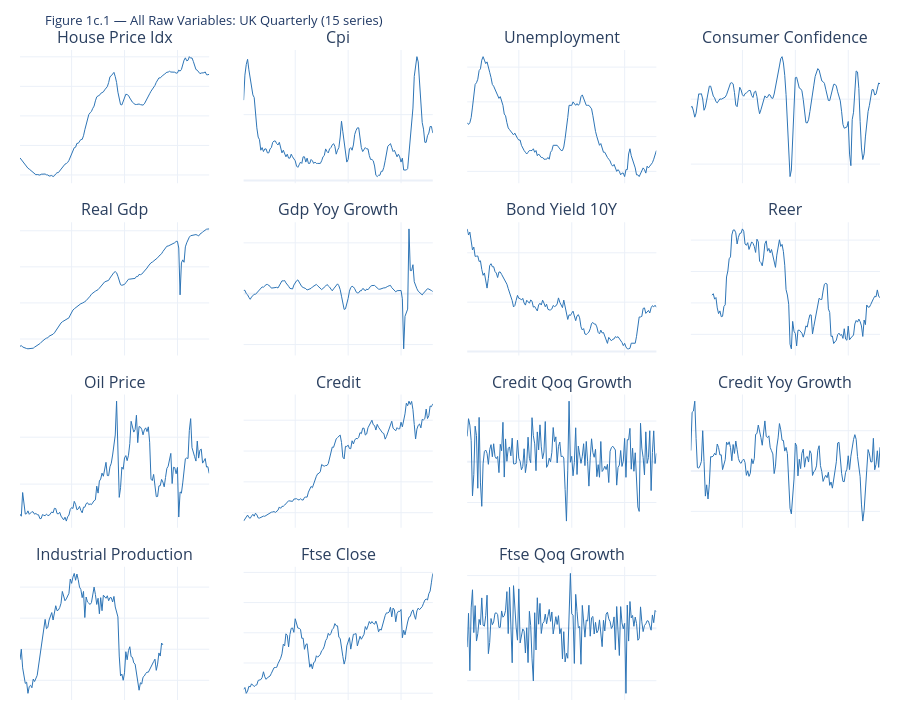

The notebook cell saved with this chart:
### Markdown cell above
### 1c — UK Quarterly

**Note:** No UK aggregate default series is available at quarterly frequency back to 1990.
Reference only — not carried forward into modelling (see Report §2.1).

### Code cell
TARGET_UKQ    = None
PREFIX_UKQ    = 'uk_'
RECESSIONS_UKQ = RECESSIONS_UK

raw_ukq = pd.read_csv(PATHS['UK_Q'], index_col=0, parse_dates=True)
raw_ukq.index = pd.DatetimeIndex(raw_ukq.index).to_period('Q').to_timestamp('Q')
raw_ukq = raw_ukq.sort_index()
df_ukq  = raw_ukq.loc[WINDOW_START:].copy()

print(f'Shape: {df_ukq.shape}  |  {df_ukq.index.min().date()} to {df_ukq.index.max().date()}')
print(f'Columns ({df_ukq.shape[1]}): {df_ukq.columns.tolist()}')

completeness = pd.DataFrame({
    'Non-null':    df_ukq.notna().sum(),
    'Missing':     df_ukq.isna().sum(),
    'Missing (%)': (df_ukq.isna().sum() / len(df_ukq) * 100).round(1),
    'First valid': df_ukq.apply(lambda s: (
        f'{s.first_valid_index().year}-Q{s.first_valid_index().quarter}'
        if s.first_valid_index() is not None else None)),
    'Last valid':  df_ukq.apply(lambda s: (
        f'{s.last_valid_index().year}-Q{s.last_valid_index().quarter}'
        if s.last_valid_index() is not None else None)),
})
display(completeness.style
        .map(c_missing, subset=['Missing (%)'])
        .format({'Missing (%)': '{:.1f}'})
        .set_caption('Table 1c.1 — Completeness: UK Quarterly (raw dataset)'))

raw_cols = list(raw_ukq.columns)
ncols = 4
nrows = int(np.ceil(len(raw_cols) / ncols))
fig2 = make_subplots(
    rows=nrows, cols=ncols,
    subplot_titles=[v.replace('uk_', '').replace('_', ' ').title() for v in raw_cols],
    vertical_spacing=0.06, horizontal_spacing=0.04)
for i, var in enumerate(raw_cols):
    r, c = i // ncols + 1, i % ncols + 1
    fig2.add_trace(go.Scatter(
        x=df_ukq.index, y=df_ukq[var], mode='lines',
        line=dict(color=BLUE, width=1.0), showlegend=False), row=r, col=c)
fig2.update_xaxes(showticklabels=False)
fig2.update_yaxes(showticklabels=False)
fig2.update_layout(
    title=dict(text=f'Figure 1c.1 — All Raw Variables: UK Quarterly ({len(raw_cols)} series)',
               font=dict(size=13, color=NAVY)),
    template=TEMPLATE, height=nrows * 180,
    margin=dict(t=50, b=20, l=20, r=20))
fig2.show()

### Figure 1 — Plotly figure (JSON) as saved in the notebook; plotly's stock layout.template omitted (floating-point values rounded to 4 significant figures; data arrays with more than 128 entries replaced by an {"elided": "..."} marker saying what was removed)
{"data": [{"line": {"color": "#2E75B6", "width": 1}, "mode": "lines", "showlegend": false, "type": "scatter", "x": {"elided": "144 str values"}, "xaxis": "x", "y": {"elided": "144 float values"}, "yaxis": "y"}, {"line": {"color": "#2E75B6", "width": 1}, "mode": "lines", "showlegend": false, "type": "scatter", "x": {"elided": "144 str values"}, "xaxis": "x2", "y": {"elided": "144 float values"}, "yaxis": "y2"}, {"line": {"color": "#2E75B6", "width": 1}, "mode": "lines", "showlegend": false, "type": "scatter", "x": {"elided": "144 str values"}, "xaxis": "x3", "y": {"elided": "144 float values"}, "yaxis": "y3"}, {"line": {"color": "#2E75B6", "width": 1}, "mode": "lines", "showlegend": false, "type": "scatter", "x": {"elided": "144 str values"}, "xaxis": "x4", "y": {"elided": "144 float values"}, "yaxis": "y4"}, {"line": {"color": "#2E75B6", "width": 1}, "mode": "lines", "showlegend": false, "type": "scatter", "x": {"elided": "144 str values"}, "xaxis": "x5", "y": {"elided": "144 float values"}, "yaxis": "y5"}, {"line": {"color": "#2E75B6", "width": 1}, "mode": "lines", "showlegend": false, "type": "scatter", "x": {"elided": "144 str values"}, "xaxis": "x6", "y": {"elided": "144 float values"}, "yaxis": "y6"}, {"line": {"color": "#2E75B6", "width": 1}, "mode": "lines", "showlegend": false, "type": "scatter", "x": {"elided": "144 str values"}, "xaxis": "x7", "y": {"elided": "144 float values"}, "yaxis": "y7"}, {"line": {"color": "#2E75B6", "width": 1}, "mode": "lines", "showlegend": false, "type": "scatter", "x": {"elided": "144 str values"}, "xaxis": "x8", "y": {"elided": "144 float values"}, "yaxis": "y8"}, {"line": {"color": "#2E75B6", "width": 1}, "mode": "lines", "showlegend": false, "type": "scatter", "x": {"elided": "144 str values"}, "xaxis": "x9", "y": {"elided": "144 float values"}, "yaxis": "y9"}, {"line": {"color": "#2E75B6", "width": 1}, "mode": "lines", "showlegend": false, "type": "scatter", "x": {"elided": "144 str values"}, "xaxis": "x10", "y": {"elided": "144 float values"}, "yaxis": "y10"}, {"line": {"color": "#2E75B6", "width": 1}, "mode": "lines", "showlegend": false, "type": "scatter", "x": {"elided": "144 str values"}, "xaxis": "x11", "y": {"elided": "144 float values"}, "yaxis": "y11"}, {"line": {"color": "#2E75B6", "width": 1}, "mode": "lines", "showlegend": false, "type": "scatter", "x": {"elided": "144 str values"}, "xaxis": "x12", "y": {"elided": "144 float values"}, "yaxis": "y12"}, {"line": {"color": "#2E75B6", "width": 1}, "mode": "lines", "showlegend": false, "type": "scatter", "x": {"elided": "144 str values"}, "xaxis": "x13", "y": {"elided": "144 float values"}, "yaxis": "y13"}, {"line": {"color": "#2E75B6", "width": 1}, "mode": "lines", "showlegend": false, "type": "scatter", "x": {"elided": "144 str values"}, "xaxis": "x14", "y": {"elided": "144 float values"}, "yaxis": "y14"}, {"line": {"color": "#2E75B6", "width": 1}, "mode": "lines", "showlegend": false, "type": "scatter", "x": {"elided": "144 str values"}, "xaxis": "x15", "y": {"elided": "144 float values"}, "yaxis": "y15"}], "layout": {"annotations": [{"font": {"size": 16}, "showarrow": false, "text": "House Price Idx", "x": 0.11, "xanchor": "center", "xref": "paper", "y": 1, "yanchor": "bottom", "yref": "paper"}, {"font": {"size": 16}, "showarrow": false, "text": "Cpi", "x": 0.37, "xanchor": "center", "xref": "paper", "y": 1, "yanchor": "bottom", "yref": "paper"}, {"font": {"size": 16}, "showarrow": false, "text": "Unemployment", "x": 0.63, "xanchor": "center", "xref": "paper", "y": 1, "yanchor": "bottom", "yref": "paper"}, {"font": {"size": 16}, "showarrow": false, "text": "Consumer Confidence", "x": 0.89, "xanchor": "center", "xref": "paper", "y": 1, "yanchor": "bottom", "yref": "paper"}, {"font": {"size": 16}, "showarrow": false, "text": "Real Gdp", "x": 0.11, "xanchor": "center", "xref": "paper", "y": 0.735, "yanchor": "bottom", "yref": "paper"}, {"font": {"size": 16}, "showarrow": false, "text": "Gdp Yoy Growth", "x": 0.37, "xanchor": "center", "xref": "paper", "y": 0.735, "yanchor": "bottom", "yref": "paper"}, {"font": {"size": 16}, "showarrow": false, "text": "Bond Yield 10Y", "x": 0.63, "xanchor": "center", "xref": "paper", "y": 0.735, "yanchor": "bottom", "yref": "paper"}, {"font": {"size": 16}, "showarrow": false, "text": "Reer", "x": 0.89, "xanchor": "center", "xref": "paper", "y": 0.735, "yanchor": "bottom", "yref": "paper"}, {"font": {"size": 16}, "showarrow": false, "text": "Oil Price", "x": 0.11, "xanchor": "center", "xref": "paper", "y": 0.47, "yanchor": "bottom", "yref": "paper"}, {"font": {"size": 16}, "showarrow": false, "text": "Credit", "x": 0.37, "xanchor": "center", "xref": "paper", "y": 0.47, "yanchor": "bottom", "yref": "paper"}, {"font": {"size": 16}, "showarrow": false, "text": "Credit Qoq Growth", "x": 0.63, "xanchor": "center", "xref": "paper", "y": 0.47, "yanchor": "bottom", "yref": "paper"}, {"font": {"size": 16}, "showarrow": false, "text": "Credit Yoy Growth", "x": 0.89, "xanchor": "center", "xref": "paper", "y": 0.47, "yanchor": "bottom", "yref": "paper"}, {"font": {"size": 16}, "showarrow": false, "text": "Industrial Production", "x": 0.11, "xanchor": "center", "xref": "paper", "y": 0.205, "yanchor": "bottom", "yref": "paper"}, {"font": {"size": 16}, "showarrow": false, "text": "Ftse Close", "x": 0.37, "xanchor": "center", "xref": "paper", "y": 0.205, "yanchor": "bottom", "yref": "paper"}, {"font": {"size": 16}, "showarrow": false, "text": "Ftse Qoq Growth", "x": 0.63, "xanchor": "center", "xref": "paper", "y": 0.205, "yanchor": "bottom", "yref": "paper"}], "height": 720, "margin": {"b": 20, "l": 20, "r": 20, "t": 50}, "title": {"font": {"color": "#1F3864", "size": 13}, "text": "Figure 1c.1 — All Raw Variables: UK Quarterly (15 series)"}, "xaxis": {"anchor": "y", "domain": [0, 0.22], "showticklabels": false}, "xaxis10": {"anchor": "y10", "domain": [0.26, 0.48], "showticklabels": false}, "xaxis11": {"anchor": "y11", "domain": [0.52, 0.74], "showticklabels": false}, "xaxis12": {"anchor": "y12", "domain": [0.78, 1], "showticklabels": false}, "xaxis13": {"anchor": "y13", "domain": [0, 0.22], "showticklabels": false}, "xaxis14": {"anchor": "y14", "domain": [0.26, 0.48], "showticklabels": false}, "xaxis15": {"anchor": "y15", "domain": [0.52, 0.74], "showticklabels": false}, "xaxis16": {"anchor": "y16", "domain": [0.78, 1], "showticklabels": false}, "xaxis2": {"anchor": "y2", "domain": [0.26, 0.48], "showticklabels": false}, "xaxis3": {"anchor": "y3", "domain": [0.52, 0.74], "showticklabels": false}, "xaxis4": {"anchor": "y4", "domain": [0.78, 1], "showticklabels": false}, "xaxis5": {"anchor": "y5", "domain": [0, 0.22], "showticklabels": false}, "xaxis6": {"anchor": "y6", "domain": [0.26, 0.48], "showticklabels": false}, "xaxis7": {"anchor": "y7", "domain": [0.52, 0.74], "showticklabels": false}, "xaxis8": {"anchor": "y8", "domain": [0.78, 1], "showticklabels": false}, "xaxis9": {"anchor": "y9", "domain": [0, 0.22], "showticklabels": false}, "yaxis": {"anchor": "x", "domain": [0.795, 1], "showticklabels": false}, "yaxis10": {"anchor": "x10", "domain": [0.265, 0.47], "showticklabels": false}, "yaxis11": {"anchor": "x11", "domain": [0.265, 0.47], "showticklabels": false}, "yaxis12": {"anchor": "x12", "domain": [0.265, 0.47], "showticklabels": false}, "yaxis13": {"anchor": "x13", "domain": [0, 0.205], "showticklabels": false}, "yaxis14": {"anchor": "x14", "domain": [0, 0.205], "showticklabels": false}, "yaxis15": {"anchor": "x15", "domain": [0, 0.205], "showticklabels": false}, "yaxis16": {"anchor": "x16", "domain": [0, 0.205], "showticklabels": false}, "yaxis2": {"anchor": "x2", "domain": [0.795, 1], "showticklabels": false}, "yaxis3": {"anchor": "x3", "domain": [0.795, 1], "showticklabels": false}, "yaxis4": {"anchor": "x4", "domain": [0.795, 1], "showticklabels": false}, "yaxis5": {"anchor": "x5", "domain": [0.53, 0.735], "showticklabels": false}, "yaxis6": {"anchor": "x6", "domain": [0.53, 0.735], "showticklabels": false}, "yaxis7": {"anchor": "x7", "domain": [0.53, 0.735], "showticklabels": false}, "yaxis8": {"anchor": "x8", "domain": [0.53, 0.735], "showticklabels": false}, "yaxis9": {"anchor": "x9", "domain": [0.265, 0.47], "showticklabels": false}}}
